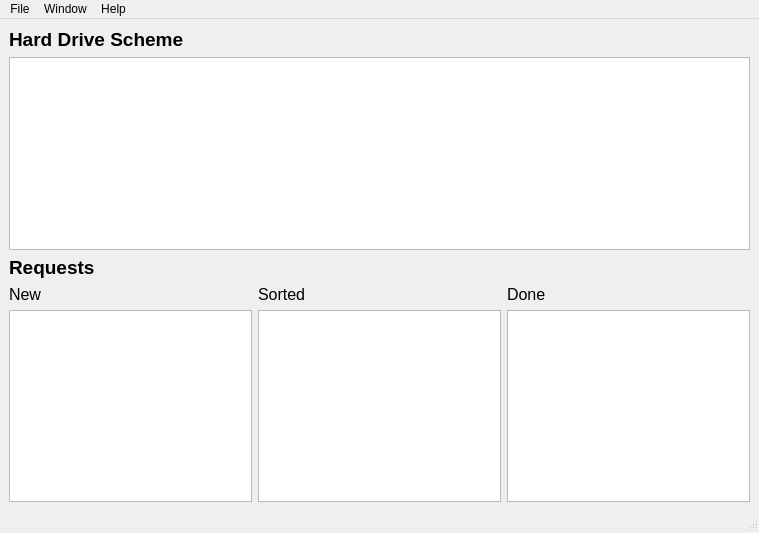
<?xml version="1.0" encoding="UTF-8"?>
<ui version="4.0">
 <class>MainWindow</class>
 <widget class="QMainWindow" name="MainWindow">
  <property name="geometry">
   <rect>
    <x>0</x>
    <y>0</y>
    <width>759</width>
    <height>533</height>
   </rect>
  </property>
  <property name="windowTitle">
   <string>eDisk</string>
  </property>
  <widget class="QWidget" name="centralwidget">
   <layout class="QVBoxLayout" name="verticalLayout">
    <item>
     <widget class="QLabel" name="label">
      <property name="font">
       <font>
        <family>Segoe UI</family>
        <pointsize>14</pointsize>
        <weight>75</weight>
        <bold>true</bold>
       </font>
      </property>
      <property name="text">
       <string>Hard Drive Scheme</string>
      </property>
     </widget>
    </item>
    <item>
     <widget class="QTableView" name="tableView"/>
    </item>
    <item>
     <widget class="QLabel" name="label_5">
      <property name="font">
       <font>
        <family>Segoe UI</family>
        <pointsize>14</pointsize>
        <weight>75</weight>
        <bold>true</bold>
       </font>
      </property>
      <property name="text">
       <string>Requests</string>
      </property>
     </widget>
    </item>
    <item>
     <layout class="QGridLayout" name="gridLayout">
      <property name="topMargin">
       <number>0</number>
      </property>
      <item row="0" column="2">
       <widget class="QLabel" name="label_4">
        <property name="font">
         <font>
          <family>Segoe UI</family>
          <pointsize>12</pointsize>
         </font>
        </property>
        <property name="text">
         <string>Done</string>
        </property>
       </widget>
      </item>
      <item row="0" column="1">
       <widget class="QLabel" name="label_3">
        <property name="font">
         <font>
          <family>Segoe UI</family>
          <pointsize>12</pointsize>
         </font>
        </property>
        <property name="text">
         <string>Sorted</string>
        </property>
       </widget>
      </item>
      <item row="0" column="0">
       <widget class="QLabel" name="label_2">
        <property name="font">
         <font>
          <family>Segoe UI</family>
          <pointsize>12</pointsize>
         </font>
        </property>
        <property name="text">
         <string>New</string>
        </property>
       </widget>
      </item>
      <item row="1" column="0">
       <widget class="QListView" name="listView_new"/>
      </item>
      <item row="1" column="1">
       <widget class="QListView" name="listView_sorted"/>
      </item>
      <item row="1" column="2">
       <widget class="QListView" name="listView_done"/>
      </item>
     </layout>
    </item>
   </layout>
  </widget>
  <widget class="QMenuBar" name="menubar">
   <property name="geometry">
    <rect>
     <x>0</x>
     <y>0</y>
     <width>759</width>
     <height>20</height>
    </rect>
   </property>
   <widget class="QMenu" name="menuFile">
    <property name="title">
     <string>File</string>
    </property>
   </widget>
   <widget class="QMenu" name="menuWindow">
    <property name="title">
     <string>Window</string>
    </property>
   </widget>
   <widget class="QMenu" name="menuHelp">
    <property name="title">
     <string>Help</string>
    </property>
   </widget>
   <addaction name="menuFile"/>
   <addaction name="menuWindow"/>
   <addaction name="menuHelp"/>
  </widget>
  <widget class="QStatusBar" name="statusbar"/>
 </widget>
 <resources/>
 <connections/>
</ui>
